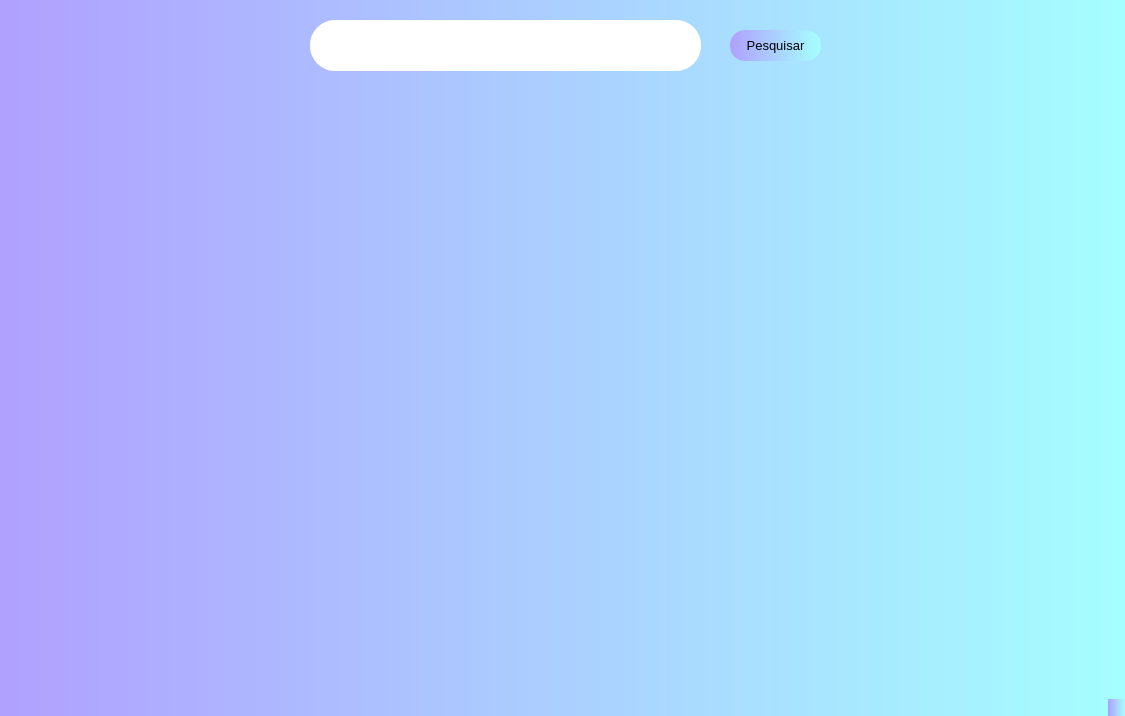
<?xml version="1.0" encoding="UTF-8"?>
<ui version="4.0">
 <class>MainWindow</class>
 <widget class="QMainWindow" name="MainWindow">
  <property name="geometry">
   <rect>
    <x>0</x>
    <y>0</y>
    <width>1125</width>
    <height>716</height>
   </rect>
  </property>
  <property name="font">
   <font>
    <pointsize>8</pointsize>
   </font>
  </property>
  <property name="windowTitle">
   <string>MainWindow</string>
  </property>
  <property name="styleSheet">
   <string notr="true">font: &quot;Arial&quot;;
background-color: qlineargradient(spread:pad, x1:0, y1:0, x2:1, y2:0, stop:0 rgba(176, 160, 255, 255), stop:1 rgba(165, 255, 255, 255));</string>
  </property>
  <widget class="QWidget" name="centralwidget">
   <widget class="QLabel" name="label">
    <property name="geometry">
     <rect>
      <x>310</x>
      <y>130</y>
      <width>511</width>
      <height>501</height>
     </rect>
    </property>
    <property name="font">
     <font>
      <pointsize>10</pointsize>
     </font>
    </property>
    <property name="styleSheet">
     <string notr="true">background-color: none;</string>
    </property>
    <property name="text">
     <string/>
    </property>
   </widget>
   <widget class="QPushButton" name="pushButton">
    <property name="geometry">
     <rect>
      <x>730</x>
      <y>30</y>
      <width>91</width>
      <height>31</height>
     </rect>
    </property>
    <property name="font">
     <font>
      <pointsize>10</pointsize>
      <weight>50</weight>
      <italic>false</italic>
      <bold>false</bold>
     </font>
    </property>
    <property name="styleSheet">
     <string notr="true">border-radius:15;</string>
    </property>
    <property name="text">
     <string>Pesquisar</string>
    </property>
   </widget>
   <widget class="QLineEdit" name="lineEdit">
    <property name="geometry">
     <rect>
      <x>310</x>
      <y>20</y>
      <width>391</width>
      <height>51</height>
     </rect>
    </property>
    <property name="font">
     <font>
      <pointsize>10</pointsize>
     </font>
    </property>
    <property name="styleSheet">
     <string notr="true">background-color: rgb(255, 255, 255);
border-radius: 25;
</string>
    </property>
    <property name="text">
     <string/>
    </property>
   </widget>
  </widget>
  <widget class="QMenuBar" name="menubar">
   <property name="geometry">
    <rect>
     <x>0</x>
     <y>0</y>
     <width>1125</width>
     <height>21</height>
    </rect>
   </property>
  </widget>
  <widget class="QStatusBar" name="statusbar"/>
 </widget>
 <resources/>
 <connections/>
</ui>
